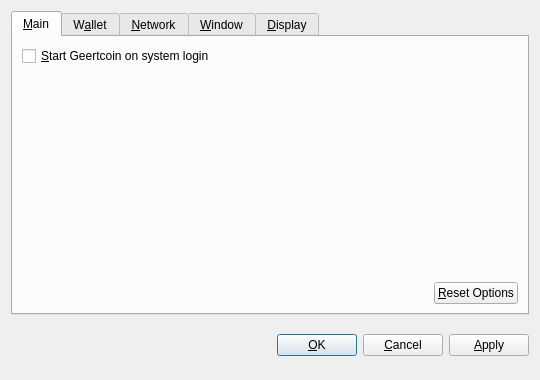
<?xml version="1.0" encoding="UTF-8"?>
<ui version="4.0">
 <class>OptionsDialog</class>
 <widget class="QDialog" name="OptionsDialog">
  <property name="geometry">
   <rect>
    <x>0</x>
    <y>0</y>
    <width>540</width>
    <height>380</height>
   </rect>
  </property>
  <property name="windowTitle">
   <string>Options</string>
  </property>
  <property name="modal">
   <bool>true</bool>
  </property>
  <layout class="QVBoxLayout" name="verticalLayout">
   <item>
    <widget class="QTabWidget" name="tabWidget">
     <property name="tabPosition">
      <enum>QTabWidget::North</enum>
     </property>
     <property name="currentIndex">
      <number>0</number>
     </property>
     <widget class="QWidget" name="tabMain">
      <attribute name="title">
       <string>&amp;Main</string>
      </attribute>
      <layout class="QVBoxLayout" name="verticalLayout_Main">
       <item>
        <widget class="QCheckBox" name="bitcoinAtStartup">
         <property name="toolTip">
          <string>Automatically start Geertcoin after logging in to the system.</string>
         </property>
         <property name="text">
          <string>&amp;Start Geertcoin on system login</string>
         </property>
        </widget>
       </item>
       <item>
        <spacer name="verticalSpacer_Main">
         <property name="orientation">
          <enum>Qt::Vertical</enum>
         </property>
         <property name="sizeHint" stdset="0">
          <size>
           <width>20</width>
           <height>40</height>
          </size>
         </property>
        </spacer>
       </item>
       <item>
        <layout class="QHBoxLayout" name="horizontalLayout_2_Main">
         <item>
          <spacer name="horizontalSpacer_2_Main">
           <property name="orientation">
            <enum>Qt::Horizontal</enum>
           </property>
           <property name="sizeHint" stdset="0">
            <size>
             <width>40</width>
             <height>20</height>
            </size>
           </property>
          </spacer>
         </item>
         <item>
          <widget class="QPushButton" name="resetButton">
           <property name="toolTip">
            <string>Reset all client options to default.</string>
           </property>
           <property name="text">
            <string>&amp;Reset Options</string>
           </property>
           <property name="autoDefault">
            <bool>false</bool>
           </property>
          </widget>
         </item>
        </layout>
       </item>
      </layout>
     </widget>
     <widget class="QWidget" name="tabWallet">
      <attribute name="title">
       <string>W&amp;allet</string>
      </attribute>
      <layout class="QVBoxLayout" name="verticalLayout_Network">
       <item>
        <widget class="QLabel" name="transactionFeeInfoLabel">
         <property name="text">
          <string>Optional transaction fee per kB that helps make sure your transactions are processed quickly. Most transactions are 1 kB.</string>
         </property>
         <property name="textFormat">
          <enum>Qt::PlainText</enum>
         </property>
         <property name="wordWrap">
          <bool>true</bool>
         </property>
        </widget>
       </item>
       <item>
        <layout class="QHBoxLayout" name="horizontalLayout_1_Main">
         <item>
          <widget class="QLabel" name="transactionFeeLabel">
           <property name="text">
            <string>Pay transaction &amp;fee</string>
           </property>
           <property name="textFormat">
            <enum>Qt::PlainText</enum>
           </property>
           <property name="buddy">
            <cstring>transactionFee</cstring>
           </property>
          </widget>
         </item>
         <item>
          <widget class="BitcoinAmountField" name="transactionFee"/>
         </item>
         <item>
          <spacer name="horizontalSpacer_1_Main">
           <property name="orientation">
            <enum>Qt::Horizontal</enum>
           </property>
           <property name="sizeHint" stdset="0">
            <size>
             <width>40</width>
             <height>20</height>
            </size>
           </property>
          </spacer>
         </item>
        </layout>
       </item>
       <item>
        <widget class="QLabel" name="label">
         <property name="text">
          <string>If you disable the spending of unconfirmed change, the change from a transaction cannot be used until that transaction has at least one confirmation. This also affects how your balance is computed.</string>
         </property>
         <property name="wordWrap">
          <bool>true</bool>
         </property>
        </widget>
       </item>
       <item>
        <widget class="QCheckBox" name="spendZeroConfChange">
         <property name="text">
          <string>Spend unconfirmed change  (experts only)</string>
         </property>
        </widget>
       </item>
       <item>
        <spacer name="verticalSpacer">
         <property name="orientation">
          <enum>Qt::Vertical</enum>
         </property>
         <property name="sizeHint" stdset="0">
          <size>
           <width>20</width>
           <height>40</height>
          </size>
         </property>
        </spacer>
       </item>
      </layout>
     </widget>
     <widget class="QWidget" name="tabNetwork">
      <attribute name="title">
       <string>&amp;Network</string>
      </attribute>
      <layout class="QVBoxLayout" name="verticalLayout_Network">
       <item>
        <widget class="QCheckBox" name="mapPortUpnp">
         <property name="toolTip">
          <string>Automatically open the Geertcoin client port on the router. This only works when your router supports UPnP and it is enabled.</string>
         </property>
         <property name="text">
          <string>Map port using &amp;UPnP</string>
         </property>
        </widget>
       </item>
       <item>
        <widget class="QCheckBox" name="connectSocks">
         <property name="toolTip">
          <string>Connect to the Geertcoin network through a SOCKS proxy (e.g. when connecting through Tor).</string>
         </property>
         <property name="text">
          <string>&amp;Connect through SOCKS proxy:</string>
         </property>
        </widget>
       </item>
       <item>
        <layout class="QHBoxLayout" name="horizontalLayout_Network">
         <item>
          <widget class="QLabel" name="proxyIpLabel">
           <property name="text">
            <string>Proxy &amp;IP:</string>
           </property>
           <property name="textFormat">
            <enum>Qt::PlainText</enum>
           </property>
           <property name="buddy">
            <cstring>proxyIp</cstring>
           </property>
          </widget>
         </item>
         <item>
          <widget class="QValidatedLineEdit" name="proxyIp">
           <property name="maximumSize">
            <size>
             <width>140</width>
             <height>16777215</height>
            </size>
           </property>
           <property name="toolTip">
            <string>IP address of the proxy (e.g. 127.0.0.1)</string>
           </property>
          </widget>
         </item>
         <item>
          <widget class="QLabel" name="proxyPortLabel">
           <property name="text">
            <string>&amp;Port:</string>
           </property>
           <property name="textFormat">
            <enum>Qt::PlainText</enum>
           </property>
           <property name="buddy">
            <cstring>proxyPort</cstring>
           </property>
          </widget>
         </item>
         <item>
          <widget class="QLineEdit" name="proxyPort">
           <property name="maximumSize">
            <size>
             <width>55</width>
             <height>16777215</height>
            </size>
           </property>
           <property name="toolTip">
            <string>Port of the proxy (e.g. 9050)</string>
           </property>
          </widget>
         </item>
         <item>
          <widget class="QLabel" name="socksVersionLabel">
           <property name="text">
            <string>SOCKS &amp;Version:</string>
           </property>
           <property name="textFormat">
            <enum>Qt::PlainText</enum>
           </property>
           <property name="buddy">
            <cstring>socksVersion</cstring>
           </property>
          </widget>
         </item>
         <item>
          <widget class="QValueComboBox" name="socksVersion">
           <property name="toolTip">
            <string>SOCKS version of the proxy (e.g. 5)</string>
           </property>
          </widget>
         </item>
         <item>
          <spacer name="horizontalSpacer_Network">
           <property name="orientation">
            <enum>Qt::Horizontal</enum>
           </property>
           <property name="sizeHint" stdset="0">
            <size>
             <width>40</width>
             <height>20</height>
            </size>
           </property>
          </spacer>
         </item>
        </layout>
       </item>
       <item>
        <spacer name="verticalSpacer_Network">
         <property name="orientation">
          <enum>Qt::Vertical</enum>
         </property>
         <property name="sizeHint" stdset="0">
          <size>
           <width>20</width>
           <height>40</height>
          </size>
         </property>
        </spacer>
       </item>
      </layout>
     </widget>
     <widget class="QWidget" name="tabWindow">
      <attribute name="title">
       <string>&amp;Window</string>
      </attribute>
      <layout class="QVBoxLayout" name="verticalLayout_Window">
       <item>
        <widget class="QCheckBox" name="minimizeToTray">
         <property name="toolTip">
          <string>Show only a tray icon after minimizing the window.</string>
         </property>
         <property name="text">
          <string>&amp;Minimize to the tray instead of the taskbar</string>
         </property>
        </widget>
       </item>
       <item>
        <widget class="QCheckBox" name="minimizeOnClose">
         <property name="toolTip">
          <string>Minimize instead of exit the application when the window is closed. When this option is enabled, the application will be closed only after selecting Quit in the menu.</string>
         </property>
         <property name="text">
          <string>M&amp;inimize on close</string>
         </property>
        </widget>
       </item>
       <item>
        <spacer name="verticalSpacer_Window">
         <property name="orientation">
          <enum>Qt::Vertical</enum>
         </property>
         <property name="sizeHint" stdset="0">
          <size>
           <width>20</width>
           <height>40</height>
          </size>
         </property>
        </spacer>
       </item>
      </layout>
     </widget>
     <widget class="QWidget" name="tabDisplay">
      <attribute name="title">
       <string>&amp;Display</string>
      </attribute>
      <layout class="QVBoxLayout" name="verticalLayout_Display">
       <item>
        <layout class="QHBoxLayout" name="horizontalLayout_1_Display">
         <item>
          <widget class="QLabel" name="langLabel">
           <property name="text">
            <string>User Interface &amp;language:</string>
           </property>
           <property name="textFormat">
            <enum>Qt::PlainText</enum>
           </property>
           <property name="buddy">
            <cstring>lang</cstring>
           </property>
          </widget>
         </item>
         <item>
          <widget class="QValueComboBox" name="lang">
           <property name="toolTip">
            <string>The user interface language can be set here. This setting will take effect after restarting Geertcoin.</string>
           </property>
          </widget>
         </item>
        </layout>
       </item>
       <item>
        <layout class="QHBoxLayout" name="horizontalLayout_2_Display">
         <item>
          <widget class="QLabel" name="unitLabel">
           <property name="text">
            <string>&amp;Unit to show amounts in:</string>
           </property>
           <property name="textFormat">
            <enum>Qt::PlainText</enum>
           </property>
           <property name="buddy">
            <cstring>unit</cstring>
           </property>
          </widget>
         </item>
         <item>
          <widget class="QValueComboBox" name="unit">
           <property name="toolTip">
            <string>Choose the default subdivision unit to show in the interface and when sending coins.</string>
           </property>
          </widget>
         </item>
        </layout>
       </item>
       <item>
        <widget class="QCheckBox" name="displayAddresses">
         <property name="toolTip">
          <string>Whether to show Geertcoin addresses in the transaction list or not.</string>
         </property>
         <property name="text">
          <string>&amp;Display addresses in transaction list</string>
         </property>
        </widget>
       </item>
       <item>
        <widget class="QCheckBox" name="coinControlFeatures">
         <property name="toolTip">
          <string>Whether to show coin control features or not.</string>
         </property>
         <property name="text">
          <string>Display coin &amp;control features (experts only!)</string>
         </property>
        </widget>
       </item>
       <item>
        <spacer name="verticalSpacer_Display">
         <property name="orientation">
          <enum>Qt::Vertical</enum>
         </property>
         <property name="sizeHint" stdset="0">
          <size>
           <width>20</width>
           <height>40</height>
          </size>
         </property>
        </spacer>
       </item>
      </layout>
     </widget>
    </widget>
   </item>
   <item>
    <layout class="QHBoxLayout" name="horizontalLayout_Buttons">
     <item>
      <spacer name="horizontalSpacer_1">
       <property name="orientation">
        <enum>Qt::Horizontal</enum>
       </property>
       <property name="sizeHint" stdset="0">
        <size>
         <width>40</width>
         <height>48</height>
        </size>
       </property>
      </spacer>
     </item>
     <item>
      <widget class="QLabel" name="statusLabel">
       <property name="font">
        <font>
         <weight>75</weight>
         <bold>true</bold>
        </font>
       </property>
       <property name="text">
        <string/>
       </property>
       <property name="textFormat">
        <enum>Qt::PlainText</enum>
       </property>
       <property name="wordWrap">
        <bool>true</bool>
       </property>
      </widget>
     </item>
     <item>
      <spacer name="horizontalSpacer_2">
       <property name="orientation">
        <enum>Qt::Horizontal</enum>
       </property>
       <property name="sizeHint" stdset="0">
        <size>
         <width>40</width>
         <height>48</height>
        </size>
       </property>
      </spacer>
     </item>
     <item>
      <widget class="QPushButton" name="okButton">
       <property name="text">
        <string>&amp;OK</string>
       </property>
      </widget>
     </item>
     <item>
      <widget class="QPushButton" name="cancelButton">
       <property name="text">
        <string>&amp;Cancel</string>
       </property>
       <property name="autoDefault">
        <bool>false</bool>
       </property>
      </widget>
     </item>
     <item>
      <widget class="QPushButton" name="applyButton">
       <property name="text">
        <string>&amp;Apply</string>
       </property>
       <property name="autoDefault">
        <bool>false</bool>
       </property>
      </widget>
     </item>
    </layout>
   </item>
  </layout>
 </widget>
 <customwidgets>
  <customwidget>
   <class>BitcoinAmountField</class>
   <extends>QSpinBox</extends>
   <header>bitcoinamountfield.h</header>
  </customwidget>
  <customwidget>
   <class>QValueComboBox</class>
   <extends>QComboBox</extends>
   <header>qvaluecombobox.h</header>
  </customwidget>
  <customwidget>
   <class>QValidatedLineEdit</class>
   <extends>QLineEdit</extends>
   <header>qvalidatedlineedit.h</header>
  </customwidget>
 </customwidgets>
 <resources/>
 <connections/>
</ui>
